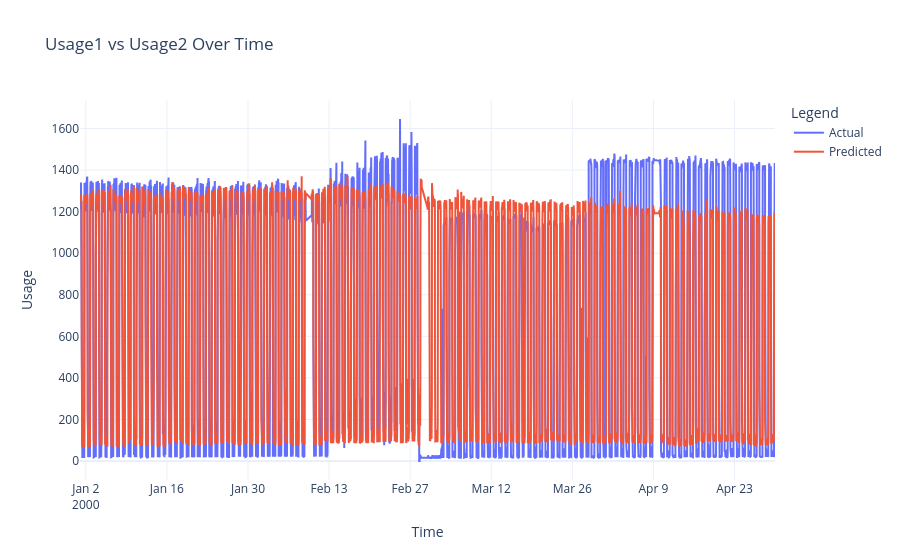

Notebook source saved alongside this figure:
### Code cell
import plotly.graph_objects as go

# Create the figure
fig = go.Figure()

# Add first usage trace
fig.add_trace(go.Scatter(
    x=merged.index,  # assuming time and date are in the index
    y=merged['USAGE_Y5'],
    mode='lines',
    name='Actual'
))

# Add second usage trace
fig.add_trace(go.Scatter(
    x=merged.index,
    y=y_pred,
    mode='lines',
    name='Predicted'
))

# Customize layout
fig.update_layout(
    title='Actual versus Predicted Usage for Jan-Apr 2025',
    xaxis_title='Time',
    yaxis_title='Usage',
    legend_title='Legend',
    template='plotly_white'
)

# Show the figure
fig.show()

### Figure 1 — Plotly figure (JSON) as saved in the notebook; plotly's stock layout.template omitted (floating-point values rounded to 4 significant figures; data arrays with more than 128 entries replaced by an {"elided": "..."} marker saying what was removed)
{"data": [{"mode": "lines", "name": "Actual", "type": "scatter", "x": {"elided": "11188 str values"}, "y": {"elided": "11188 int values"}}, {"mode": "lines", "name": "Predicted", "type": "scatter", "x": {"elided": "11188 str values"}, "y": {"elided": "11188 float values"}}], "layout": {"legend": {"title": {"text": "Legend"}}, "title": {"text": "Usage1 vs Usage2 Over Time"}, "xaxis": {"title": {"text": "Time"}}, "yaxis": {"title": {"text": "Usage"}}}}
